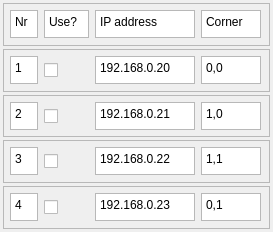
            <widget class="QWidget" name="scrollAreaWidgetContents_3">
             <property name="geometry">
              <rect>
               <x>0</x>
               <y>0</y>
               <width>273</width>
               <height>232</height>
              </rect>
             </property>
             <layout class="QVBoxLayout" name="verticalLayout_2">
              <property name="spacing">
               <number>3</number>
              </property>
              <property name="margin">
               <number>3</number>
              </property>
              <item>
               <widget class="QFrame" name="frame_9">
                <property name="frameShape">
                 <enum>QFrame::StyledPanel</enum>
                </property>
                <property name="frameShadow">
                 <enum>QFrame::Raised</enum>
                </property>
                <layout class="QHBoxLayout" name="horizontalLayout_8">
                 <property name="spacing">
                  <number>3</number>
                 </property>
                 <property name="leftMargin">
                  <number>3</number>
                 </property>
                 <property name="topMargin">
                  <number>0</number>
                 </property>
                 <property name="rightMargin">
                  <number>3</number>
                 </property>
                 <property name="bottomMargin">
                  <number>0</number>
                 </property>
                 <item>
                  <widget class="QPlainTextEdit" name="plainTextEdit_19">
                   <property name="minimumSize">
                    <size>
                     <width>28</width>
                     <height>28</height>
                    </size>
                   </property>
                   <property name="maximumSize">
                    <size>
                     <width>28</width>
                     <height>28</height>
                    </size>
                   </property>
                   <property name="readOnly">
                    <bool>true</bool>
                   </property>
                   <property name="plainText">
                    <string>Nr</string>
                   </property>
                  </widget>
                 </item>
                 <item>
                  <widget class="QPlainTextEdit" name="plainTextEdit_20">
                   <property name="minimumSize">
                    <size>
                     <width>45</width>
                     <height>28</height>
                    </size>
                   </property>
                   <property name="maximumSize">
                    <size>
                     <width>45</width>
                     <height>28</height>
                    </size>
                   </property>
                   <property name="readOnly">
                    <bool>true</bool>
                   </property>
                   <property name="plainText">
                    <string>Use?</string>
                   </property>
                  </widget>
                 </item>
                 <item>
                  <widget class="QPlainTextEdit" name="plainTextEdit_12">
                   <property name="minimumSize">
                    <size>
                     <width>100</width>
                     <height>28</height>
                    </size>
                   </property>
                   <property name="maximumSize">
                    <size>
                     <width>100</width>
                     <height>28</height>
                    </size>
                   </property>
                   <property name="readOnly">
                    <bool>true</bool>
                   </property>
                   <property name="plainText">
                    <string>IP address</string>
                   </property>
                  </widget>
                 </item>
                 <item>
                  <widget class="QPlainTextEdit" name="plainTextEdit_31">
                   <property name="minimumSize">
                    <size>
                     <width>60</width>
                     <height>28</height>
                    </size>
                   </property>
                   <property name="maximumSize">
                    <size>
                     <width>60</width>
                     <height>28</height>
                    </size>
                   </property>
                   <property name="readOnly">
                    <bool>true</bool>
                   </property>
                   <property name="plainText">
                    <string>Corner</string>
                   </property>
                  </widget>
                 </item>
                </layout>
               </widget>
              </item>
              <item>
               <widget class="QFrame" name="frame_10">
                <property name="frameShape">
                 <enum>QFrame::StyledPanel</enum>
                </property>
                <property name="frameShadow">
                 <enum>QFrame::Raised</enum>
                </property>
                <layout class="QHBoxLayout" name="horizontalLayout_9" stretch="0,0,0,0">
                 <property name="spacing">
                  <number>3</number>
                 </property>
                 <property name="margin">
                  <number>3</number>
                 </property>
                 <item>
                  <widget class="QPlainTextEdit" name="plainTextEdit_18">
                   <property name="minimumSize">
                    <size>
                     <width>28</width>
                     <height>28</height>
                    </size>
                   </property>
                   <property name="maximumSize">
                    <size>
                     <width>28</width>
                     <height>28</height>
                    </size>
                   </property>
                   <property name="readOnly">
                    <bool>true</bool>
                   </property>
                   <property name="plainText">
                    <string>1</string>
                   </property>
                  </widget>
                 </item>
                 <item>
                  <widget class="QCheckBox" name="cb_rpi_1">
                   <property name="minimumSize">
                    <size>
                     <width>45</width>
                     <height>28</height>
                    </size>
                   </property>
                   <property name="maximumSize">
                    <size>
                     <width>45</width>
                     <height>28</height>
                    </size>
                   </property>
                   <property name="text">
                    <string/>
                   </property>
                  </widget>
                 </item>
                 <item>
                  <widget class="QPlainTextEdit" name="pt_rpi_ip_1">
                   <property name="minimumSize">
                    <size>
                     <width>100</width>
                     <height>28</height>
                    </size>
                   </property>
                   <property name="maximumSize">
                    <size>
                     <width>100</width>
                     <height>28</height>
                    </size>
                   </property>
                   <property name="readOnly">
                    <bool>false</bool>
                   </property>
                   <property name="plainText">
                    <string>192.168.0.20</string>
                   </property>
                  </widget>
                 </item>
                 <item>
                  <widget class="QPlainTextEdit" name="pt_rpi_loc_1">
                   <property name="minimumSize">
                    <size>
                     <width>60</width>
                     <height>28</height>
                    </size>
                   </property>
                   <property name="maximumSize">
                    <size>
                     <width>60</width>
                     <height>28</height>
                    </size>
                   </property>
                   <property name="plainText">
                    <string>0,0</string>
                   </property>
                  </widget>
                 </item>
                </layout>
               </widget>
              </item>
              <item>
               <widget class="QFrame" name="frame_11">
                <property name="frameShape">
                 <enum>QFrame::StyledPanel</enum>
                </property>
                <property name="frameShadow">
                 <enum>QFrame::Raised</enum>
                </property>
                <layout class="QHBoxLayout" name="horizontalLayout_13" stretch="0,0,0,0">
                 <property name="spacing">
                  <number>3</number>
                 </property>
                 <property name="margin">
                  <number>3</number>
                 </property>
                 <item>
                  <widget class="QPlainTextEdit" name="plainTextEdit_28">
                   <property name="minimumSize">
                    <size>
                     <width>28</width>
                     <height>28</height>
                    </size>
                   </property>
                   <property name="maximumSize">
                    <size>
                     <width>28</width>
                     <height>28</height>
                    </size>
                   </property>
                   <property name="readOnly">
                    <bool>true</bool>
                   </property>
                   <property name="plainText">
                    <string>2</string>
                   </property>
                  </widget>
                 </item>
                 <item>
                  <widget class="QCheckBox" name="cb_rpi_2">
                   <property name="minimumSize">
                    <size>
                     <width>45</width>
                     <height>28</height>
                    </size>
                   </property>
                   <property name="maximumSize">
                    <size>
                     <width>45</width>
                     <height>28</height>
                    </size>
                   </property>
                   <property name="text">
                    <string/>
                   </property>
                  </widget>
                 </item>
                 <item>
                  <widget class="QPlainTextEdit" name="pt_rpi_ip_2">
                   <property name="minimumSize">
                    <size>
                     <width>100</width>
                     <height>28</height>
                    </size>
                   </property>
                   <property name="maximumSize">
                    <size>
                     <width>100</width>
                     <height>28</height>
                    </size>
                   </property>
                   <property name="readOnly">
                    <bool>false</bool>
                   </property>
                   <property name="plainText">
                    <string>192.168.0.21</string>
                   </property>
                  </widget>
                 </item>
                 <item>
                  <widget class="QPlainTextEdit" name="pt_rpi_loc_2">
                   <property name="minimumSize">
                    <size>
                     <width>60</width>
                     <height>28</height>
                    </size>
                   </property>
                   <property name="maximumSize">
                    <size>
                     <width>60</width>
                     <height>28</height>
                    </size>
                   </property>
                   <property name="plainText">
                    <string>1,0</string>
                   </property>
                  </widget>
                 </item>
                </layout>
               </widget>
              </item>
              <item>
               <widget class="QFrame" name="frame_12">
                <property name="frameShape">
                 <enum>QFrame::StyledPanel</enum>
                </property>
                <property name="frameShadow">
                 <enum>QFrame::Raised</enum>
                </property>
                <layout class="QHBoxLayout" name="horizontalLayout_14" stretch="0,0,0,0">
                 <property name="spacing">
                  <number>3</number>
                 </property>
                 <property name="margin">
                  <number>3</number>
                 </property>
                 <item>
                  <widget class="QPlainTextEdit" name="plainTextEdit_32">
                   <property name="minimumSize">
                    <size>
                     <width>28</width>
                     <height>28</height>
                    </size>
                   </property>
                   <property name="maximumSize">
                    <size>
                     <width>28</width>
                     <height>28</height>
                    </size>
                   </property>
                   <property name="readOnly">
                    <bool>true</bool>
                   </property>
                   <property name="plainText">
                    <string>3</string>
                   </property>
                  </widget>
                 </item>
                 <item>
                  <widget class="QCheckBox" name="cb_rpi_3">
                   <property name="minimumSize">
                    <size>
                     <width>45</width>
                     <height>28</height>
                    </size>
                   </property>
                   <property name="maximumSize">
                    <size>
                     <width>45</width>
                     <height>28</height>
                    </size>
                   </property>
                   <property name="text">
                    <string/>
                   </property>
                  </widget>
                 </item>
                 <item>
                  <widget class="QPlainTextEdit" name="pt_rpi_ip_3">
                   <property name="minimumSize">
                    <size>
                     <width>100</width>
                     <height>28</height>
                    </size>
                   </property>
                   <property name="maximumSize">
                    <size>
                     <width>100</width>
                     <height>28</height>
                    </size>
                   </property>
                   <property name="readOnly">
                    <bool>false</bool>
                   </property>
                   <property name="plainText">
                    <string>192.168.0.22</string>
                   </property>
                  </widget>
                 </item>
                 <item>
                  <widget class="QPlainTextEdit" name="pt_rpi_loc_3">
                   <property name="minimumSize">
                    <size>
                     <width>60</width>
                     <height>28</height>
                    </size>
                   </property>
                   <property name="maximumSize">
                    <size>
                     <width>60</width>
                     <height>28</height>
                    </size>
                   </property>
                   <property name="plainText">
                    <string>1,1</string>
                   </property>
                  </widget>
                 </item>
                </layout>
               </widget>
              </item>
              <item>
               <widget class="QFrame" name="frame_13">
                <property name="frameShape">
                 <enum>QFrame::StyledPanel</enum>
                </property>
                <property name="frameShadow">
                 <enum>QFrame::Raised</enum>
                </property>
                <layout class="QHBoxLayout" name="horizontalLayout_15" stretch="0,0,0,0">
                 <property name="spacing">
                  <number>3</number>
                 </property>
                 <property name="margin">
                  <number>3</number>
                 </property>
                 <item>
                  <widget class="QPlainTextEdit" name="plainTextEdit_36">
                   <property name="minimumSize">
                    <size>
                     <width>28</width>
                     <height>28</height>
                    </size>
                   </property>
                   <property name="maximumSize">
                    <size>
                     <width>28</width>
                     <height>28</height>
                    </size>
                   </property>
                   <property name="readOnly">
                    <bool>true</bool>
                   </property>
                   <property name="plainText">
                    <string>4</string>
                   </property>
                  </widget>
                 </item>
                 <item>
                  <widget class="QCheckBox" name="cb_rpi_4">
                   <property name="minimumSize">
                    <size>
                     <width>45</width>
                     <height>28</height>
                    </size>
                   </property>
                   <property name="maximumSize">
                    <size>
                     <width>45</width>
                     <height>28</height>
                    </size>
                   </property>
                   <property name="text">
                    <string/>
                   </property>
                  </widget>
                 </item>
                 <item>
                  <widget class="QPlainTextEdit" name="pt_rpi_ip_4">
                   <property name="minimumSize">
                    <size>
                     <width>100</width>
                     <height>28</height>
                    </size>
                   </property>
                   <property name="maximumSize">
                    <size>
                     <width>100</width>
                     <height>28</height>
                    </size>
                   </property>
                   <property name="readOnly">
                    <bool>false</bool>
                   </property>
                   <property name="plainText">
                    <string>192.168.0.23</string>
                   </property>
                  </widget>
                 </item>
                 <item>
                  <widget class="QPlainTextEdit" name="pt_rpi_loc_4">
                   <property name="minimumSize">
                    <size>
                     <width>60</width>
                     <height>28</height>
                    </size>
                   </property>
                   <property name="maximumSize">
                    <size>
                     <width>60</width>
                     <height>28</height>
                    </size>
                   </property>
                   <property name="plainText">
                    <string>0,1</string>
                   </property>
                  </widget>
                 </item>
                </layout>
               </widget>
              </item>
             </layout>
            </widget>
